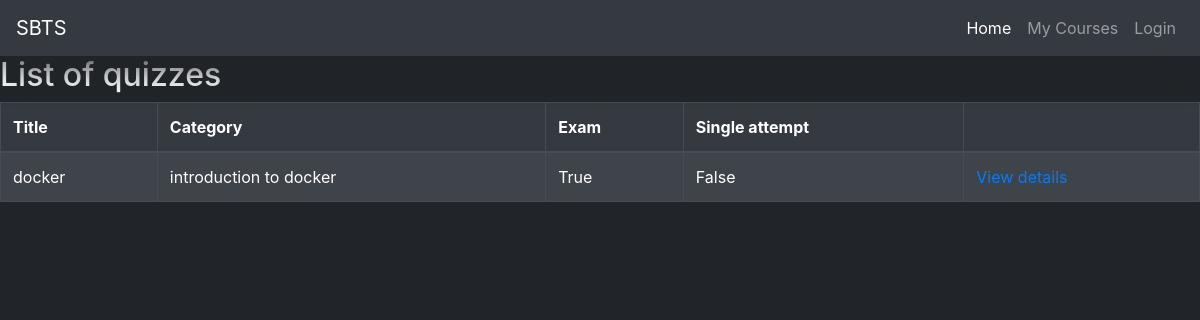
The app's page /q/ with its own data.
### django_quiz/quiz/models.py (models this page shows, shortened)
@python_2_unicode_compatible
class Quiz(models.Model):
    title = models.CharField(
        verbose_name=_("Title"),
        max_length=60, blank=False)
    description = models.TextField(
        verbose_name=_("Description"),
        blank=True, help_text=_("a description of the quiz"))
    url = models.SlugField(
        max_length=60, blank=False,
        help_text=_("a user friendly url"),
        verbose_name=_("user friendly url"))
    category = models.ForeignKey(
        Category, null=True, blank=True,
        verbose_name=_("Category"), on_delete=models.CASCADE)
    random_order = models.BooleanField(
        blank=False, default=False,
        verbose_name=_("Random Order"),
        help_text=_("Display the questions in "
                    "a random order or as they "
                    "are set?"))
    max_questions = models.PositiveIntegerField(
        blank=True, null=True, verbose_name=_("Max Questions"),
        help_text=_("Number of questions to be answered on each attempt."))
    answers_at_end = models.BooleanField(
        blank=False, default=False,
        help_text=_("Correct answer is NOT shown after question."
                    " Answers displayed at the end."),
        verbose_name=_("Answers at end"))
    exam_paper = models.BooleanField(
        blank=False, default=False,
        help_text=_("If yes, the result of each"
                    " attempt by a user will be"
                    " stored. Necessary for marking."),
        verbose_name=_("Exam Paper"))
    single_attempt = models.BooleanField(
        blank=False, default=False,
        help_text=_("If yes, only one attempt by"
                    " a user will be permitted."
                    " Non users cannot sit this exam."),
        verbose_name=_("Single Attempt"))
    pass_mark = models.SmallIntegerField(
        blank=True, default=0,
        verbose_name=_("Pass Mark"),
        help_text=_("Percentage required to pass exam."),
        validators=[MaxValueValidator(100)])
    success_text = models.TextField(
        blank=True, help_text=_("Displayed if user passes."),
        verbose_name=_("Success Text"))
    fail_text = models.TextField(
        verbose_name=_("Fail Text"),
        blank=True, help_text=_("Displayed if user fails."))
    draft = models.BooleanField(
        blank=True, default=False,
        verbose_name=_("Draft"),
        help_text=_("If yes, the quiz is not displayed"
                    " in the quiz list and can only be"
                    " taken by users who can edit"
                    " quizzes."))
    class Meta:
        verbose_name = _("Quiz")
        verbose_name_plural = _("Quizzes")

@python_2_unicode_compatible
class Category(models.Model):
    category = models.CharField(
        verbose_name=_("Category"),
        max_length=250, blank=True,
        unique=True, null=True)
    objects = CategoryManager()
    class Meta:
        verbose_name = _("Category")
        verbose_name_plural = _("Categories")
    def __str__(self):
        return self.category

### django_quiz/quiz/views.py (the view)
class QuizListView(ListView):
    model = Quiz
    def get_queryset(self):
        queryset = super(QuizListView, self).get_queryset()
        return queryset.filter(draft=False)

### django_quiz/quiz/templates/quiz/quiz_list.html (shortened to what this page needs)
{% extends 'base.html' %}
{% load i18n %}
{% block content %}
<h2>{% trans "List of quizzes" %}</h2>
    {% if quiz_list %}
		<table class="table table-bordered table-striped table-dark">
		  <thead>
			<tr>
			  <th>{% trans "Title" %}</th>
			  <th>{% trans "Category" %}</th>
			  <th>{% trans "Exam" %}</th>
			  <th>{% trans "Single attempt" %}</th>
			  <th></th>
			</tr>
		  </thead>
		  <tbody>
        {% for quiz in quiz_list %}
  			<tr>
			  <td>{{ quiz.title }}</td>
			  <td>{{ quiz.category }}</td>
			  <td>{{ quiz.exam_paper }}</td>
			  <td>{{ quiz.single_attempt }}</td>
			  <td>
				<a href="{% url 'quiz_start_page' slug=quiz.url %}">
				  {% trans "View details" %}
				</a>
			</tr>
        {% endfor %}
		  </tbody>
		</table>
	{% else %}
        <p>{% trans "There are no available quizzes" %}.</p>
    {% endif %}
{% endblock %}

### templates/base.html (style rules this page uses)
body { background-color: #212529; color: white; }

### records on screen
Quiz: title "docker", category "introduction to docker", exam_paper "True", single_attempt "False"
